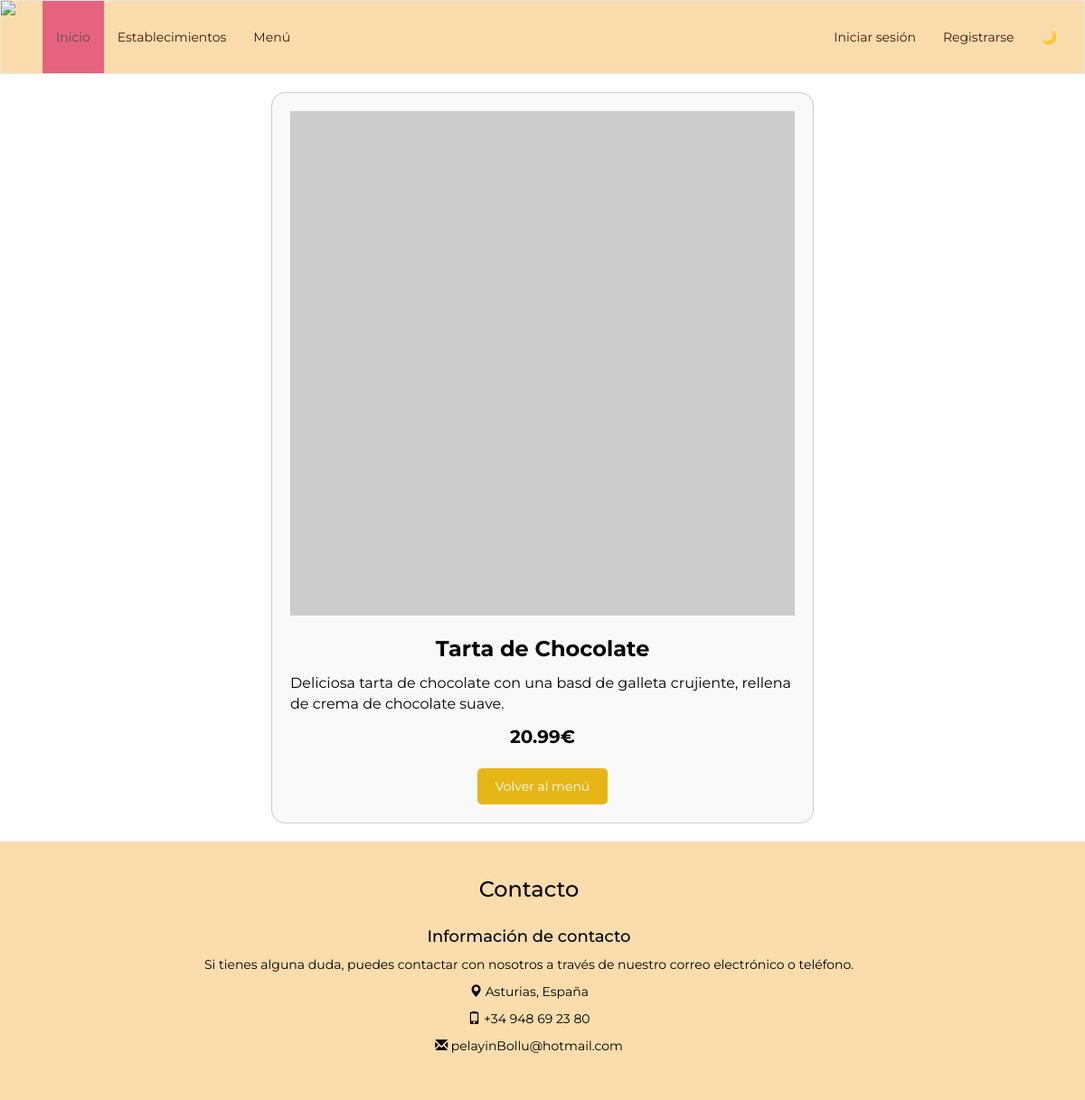
Page /pagina_destino.php?id=3 on the earlier database version.
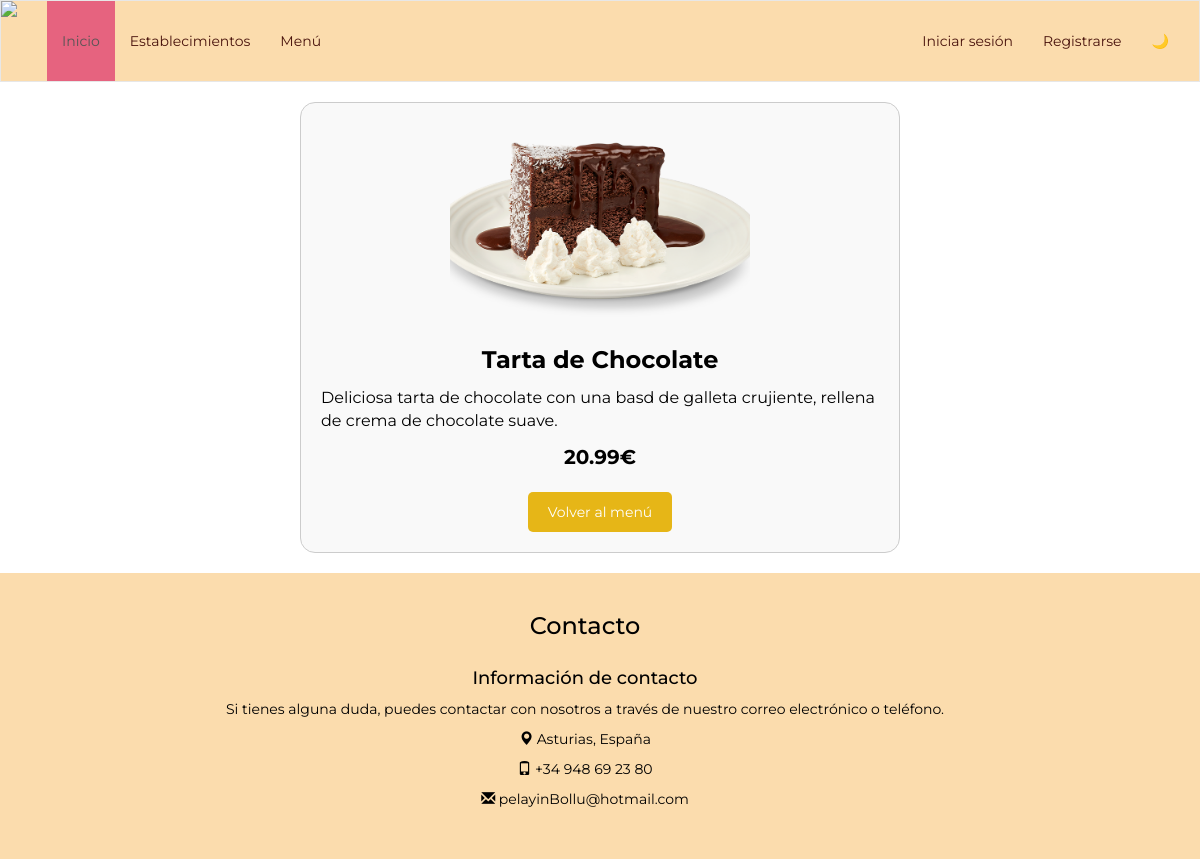
Same page on the later database version.
### tables this page shows
CREATE TABLE `productos` (
  `id` int NOT NULL AUTO_INCREMENT,
  `nombre` varchar(45) DEFAULT NULL,
  `descripcion` varchar(255) DEFAULT NULL,
  `precio` decimal(4,2) DEFAULT NULL,
  `categorias_id` int NOT NULL,
  `imagen` longblob NOT NULL,
  PRIMARY KEY (`id`),
  KEY `fk_Productos_Categorias_idx` (`categorias_id`),
  CONSTRAINT `fk_Productos_Categorias` FOREIGN KEY (`categorias_id`) REFERENCES `categorias` (`id`)
);

### pagina_destino.php (the view, shortened to what this page needs)
<!DOCTYPE html>
<html>
<head>
    <link rel="stylesheet" type="text/css" href="./styles/main.css">
</head>
<body>
<?php
include 'includes/templates/header.php';
$bd = conectarDB();
if (isset($_GET['id'])) {
    $idProducto = $_GET['id'];
    $consulta = $bd->prepare("SELECT id, nombre, descripcion, precio, imagen FROM productos WHERE id = ?");
    $consulta->bind_param("i", $idProducto);
    $consulta->execute();
    $resultado = $consulta->get_result();
    $producto = $resultado->fetch_assoc();
    if ($producto) {
        ?>
        <body>
            <div class="producto-destino">
                <?php
                if (!empty($producto['imagen'])) {
                    echo "<div class='celda-imagen-destino'><img class='imagen-producto-destino' src='../imagenes/" . $producto['imagen'] . "'></div>";
                } else {
                    echo "<div class='celda-imagen'-destino><img class='imagen-producto-destino' src='https://via.placeholder.com/150'></div>";
                }
                ?>
                <div class="celda-nombre-destino">
                    <?= isset($producto['nombre']) ? $producto['nombre'] : '' ?>
                </div>
                <div class="celda-descripcion-destino">
                    <?= isset($producto['descripcion']) ? $producto['descripcion'] : '' ?>
                </div>
                <div class="celda-precio-destino">
                    <?= isset($producto['precio']) ? $producto['precio'] : '' ?>€
                </div>
                <div>
                    <a href="menu.php">Volver al menú</a>
                </div>
            </div>
        </body>
        <?php
    } else {
        echo "Producto no encontrado";
    }
} else {
    echo "ID de producto no proporcionado";
}
include 'includes/templates/footer.php';
?>
</body>
</html>

### includes/templates/header.php (shortened to what this page needs)
<!DOCTYPE html>
<html lang="es">
<head>
    <link rel='stylesheet' href='https://maxcdn.bootstrapcdn.com/bootstrap/3.3.7/css/bootstrap.min.css'>
    <link rel="stylesheet" href="styles/main.css" />
</head>
<body>
    <nav class="navbar navbar-default">
        <div class="container-fluid">
            <div class="navbar-header">
                <a class="navbar-brand" href="./index.php">
                    <img src="https://res.cloudinary.com/dbqqjaqqa/image/upload/v1489836162/smaller_size_logo_wigzr1.png"></img>
                </a>
            </div>
            <div class="collapse navbar-collapse" id="myNavbar">
                <ul class="nav navbar-nav">
                    <li class="active"><a href="./index.php">Inicio</a></li>
                    <li><a href="./contacto.php">Establecimientos</a></li>
                    <li><a href="./menu.php">Menú</a></li>
                </ul>
                <ul class="nav navbar-nav navbar-right">
                    <?php if (!isset($_SESSION['usuario'])) : ?>
                        <li><a href="inicioSesion.php">Iniciar sesión</a></li>
                        <li><a href="registro.php">Registrarse</a></li>
                    <?php endif; ?>
                    <li><a><button class="darker" onclick="oscuridad()">🌙</button></a></li>
                </ul>
            </div>
        </div>
    </nav>
</body>
</html>

### includes/templates/footer.php (shortened to what this page needs)
<footer class="container-fluid text-center">
        <div class="row">
            <div>
                <h3>Contacto</h3>
                <h4>Información de contacto</h4>
                <p>Si tienes alguna duda, puedes contactar con nosotros a través de nuestro correo electrónico o
                    teléfono.</p>
                <p><span class="glyphicon glyphicon-map-marker"></span> Asturias, España</p>
                <p><span class="glyphicon glyphicon-phone"></span> +34 948 69 23 80</p>
                <p><span class="glyphicon glyphicon-envelope"></span> pelayinBollu@hotmail.com</p>
            </div>
    </footer>
</body>
</html>

### styles/main.css (style rules this page uses)
* { box-sizing: border-box; margin: 0; padding: 0; }
body { font-family: "Montserrat", sans-serif; background-image: url("https://res.cloudinary.com/dbqqjaqqa/image/upload/v1490097089/bg_ftta6d.png"); color: #000000; }
.navbar { min-height: 80px; background-color: #fbdcad; border-radius: 0px; }
.navbar-brand { padding: 0px; height: 80px; background-color: #fbdcad; margin-right: 30px; }
.navbar-default .navbar-nav > li > a { color: #49130c; }
@media (min-width: 768px) { .navbar-nav > li > a { padding-top: 26.5px; padding-bottom: 26.5px; line-height: 27px; } }
.navbar-default .navbar-nav > .active > a, .navbar-default .navbar-nav > .open > a { background-color: #e6637f; }
.navbar-brand > img { height: 80px; }
.darker { background: rgba(0, 0, 0, 0); border-style: none; }
h3 { padding: 20px; }
footer { background-color: #fbdcad; padding: 0 0 40px; }
ul { list-style-type: none; margin: 0; padding: 0 0 0 50px; }
body { background-color: white; }
body { overflow-x: hidden; }
* { box-sizing: border-box; max-width: 100%; }
.producto-destino { display: flex; flex-direction: column; align-items: center; padding: 20px; background-color: #f9f9f9; border: 1px solid #ccc; margin: 20px auto; max-width: 600px; border-radius: 15px; }
.imagen-producto-destino { width: 300px; height: 200px; object-fit: cover; }
.celda-nombre-destino { font-size: 24px; font-weight: bold; margin-top: 20px; }
.celda-descripcion-destino { font-size: 16px; margin-top: 10px; }
.celda-precio-destino { font-size: 20px; font-weight: bold; margin-top: 10px; }
.producto-destino a { display: inline-block; padding: 10px 20px; background-color: #e6b617; color: #fff; text-decoration: none; margin-top: 20px; border-radius: 5px; }
.celda-imagen { width: 100%; height: 200px; overflow: hidden; }
.celda-imagen { width: 100%; height: 45%; overflow: hidden; }
.celda-imagen img { width: 100%; height: 100%; object-fit: cover; }

Differences in the rows shown:
changed productos "Tarta de Chocolate": imagen empty → "TartaChoco.png" (drawn); imagen: picture added
